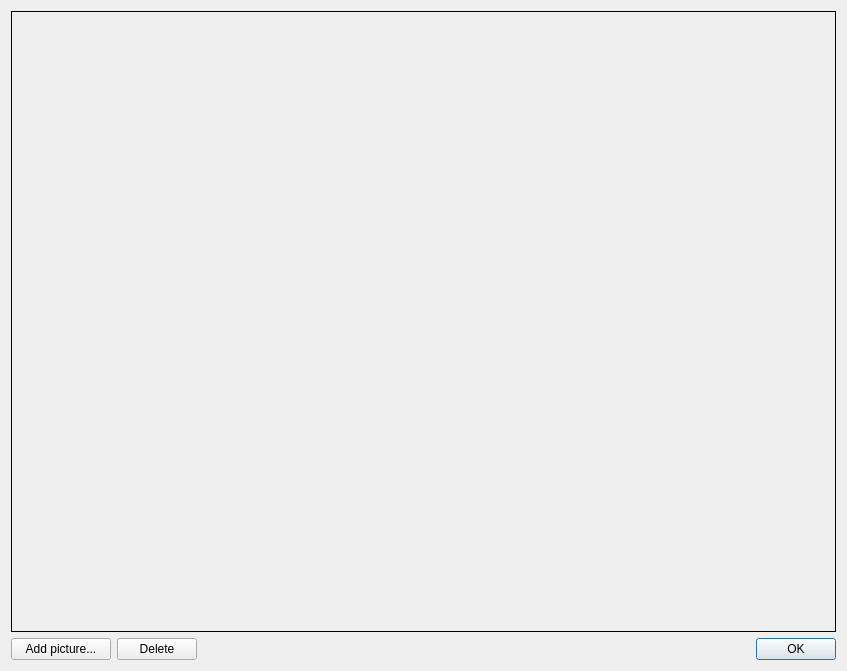
<?xml version="1.0" encoding="UTF-8"?>
<ui version="4.0">
 <class>CGalery</class>
 <widget class="QDialog" name="CGalery">
  <property name="geometry">
   <rect>
    <x>0</x>
    <y>0</y>
    <width>847</width>
    <height>671</height>
   </rect>
  </property>
  <property name="windowTitle">
   <string>Gallery</string>
  </property>
  <layout class="QVBoxLayout" name="verticalLayout">
   <item>
    <widget class="QFrame" name="frame">
     <property name="frameShape">
      <enum>QFrame::Box</enum>
     </property>
    </widget>
   </item>
   <item>
    <layout class="QHBoxLayout" name="horizontalLayout">
     <item>
      <widget class="QPushButton" name="pushButton_2">
       <property name="minimumSize">
        <size>
         <width>100</width>
         <height>0</height>
        </size>
       </property>
       <property name="text">
        <string>Add picture...</string>
       </property>
      </widget>
     </item>
     <item>
      <widget class="QPushButton" name="pushButton_3">
       <property name="text">
        <string>Delete</string>
       </property>
      </widget>
     </item>
     <item>
      <spacer name="horizontalSpacer">
       <property name="orientation">
        <enum>Qt::Horizontal</enum>
       </property>
       <property name="sizeHint" stdset="0">
        <size>
         <width>40</width>
         <height>20</height>
        </size>
       </property>
      </spacer>
     </item>
     <item>
      <widget class="QPushButton" name="pushButton">
       <property name="text">
        <string>OK</string>
       </property>
       <property name="default">
        <bool>true</bool>
       </property>
      </widget>
     </item>
    </layout>
   </item>
  </layout>
 </widget>
 <resources/>
 <connections/>
</ui>
